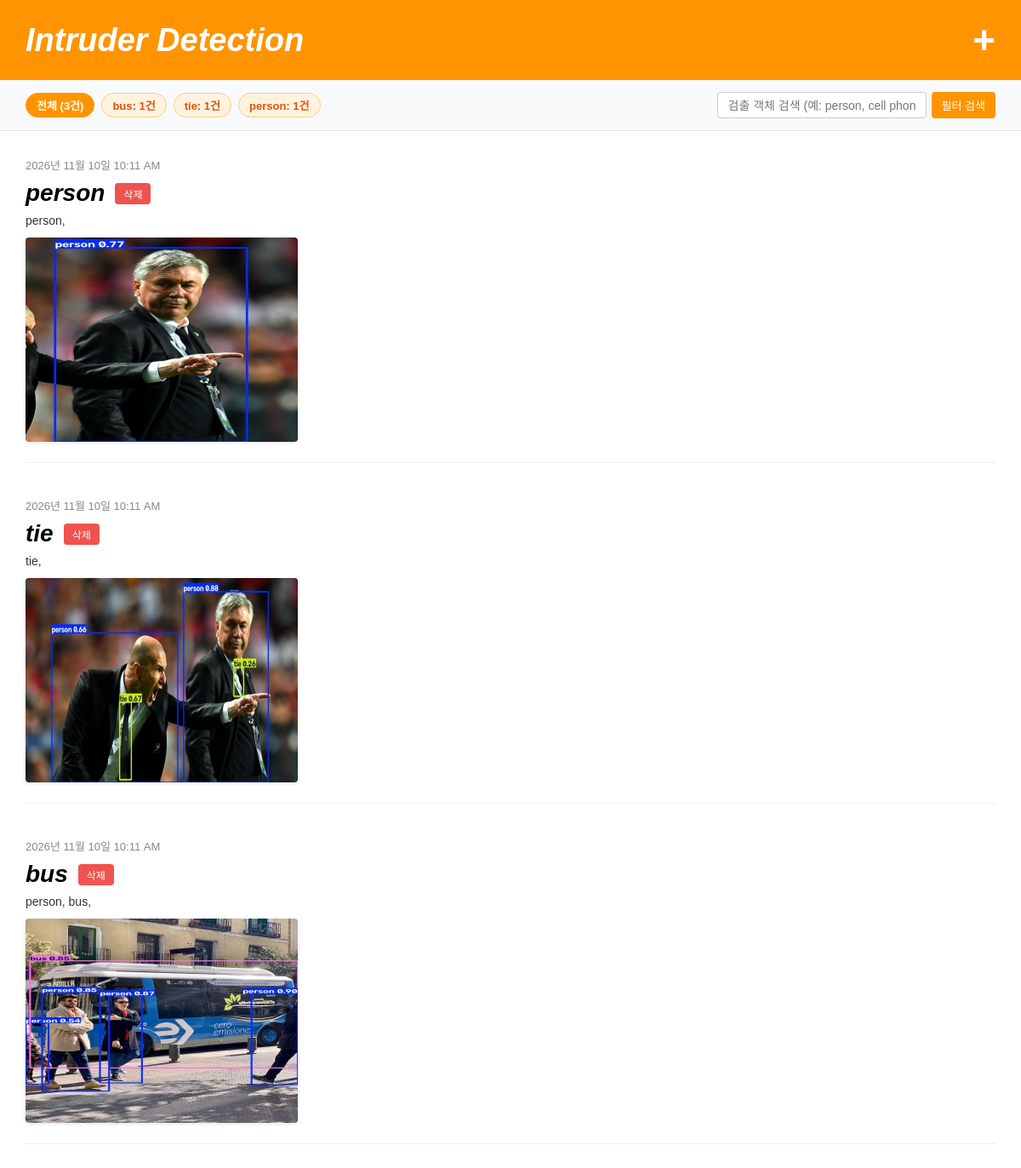
The page / on the database its author committed.
### blog/models.py (models this page shows, shortened)
class Post(models.Model):
    author = models.ForeignKey(settings.AUTH_USER_MODEL, on_delete=models.CASCADE, blank=True, null=True)
    title = models.CharField(max_length=200)
    text = models.TextField()
    image = models.ImageField(upload_to='intruder_image/%Y/%m/%d/', blank=True, null=True) # 이미지 필드
    created_date = models.DateTimeField(default=timezone.now)
    published_date = models.DateTimeField(blank=True, null=True)

### blog/views.py (the view)
# urls.py: path('', views.post_list, name='post_list'),
def post_list(request):
    query = request.GET.get('q', '').strip()
    posts = Post.objects.all().order_by('-created_date')
    if query:
        posts = posts.filter(Q(title__icontains=query) | Q(text__icontains=query))
    all_posts = Post.objects.all()
    class_counts = {}
    for p in all_posts:
        if p.title:
            class_counts[p.title] = class_counts.get(p.title, 0) + 1
    return render(request, 'blog/post_list.html', {
        'posts': posts,
        'query': query,
        'total_count': all_posts.count(),
        'filtered_count': posts.count(),
        'class_counts': class_counts,
    })

### blog/templates/blog/post_list.html (shortened to what this page needs)
<!DOCTYPE html>
<html>
<head>
</head>
<body>
    <header class="page-header">
        <h1>Intruder Detection</h1>
        <a href="/api_root/Post/" class="plus-icon" title="API Root 이동">+</a>
    </header>
    <div class="toolbar">
        <div class="stats-badges">
            <a href="/" class="badge {% if not query %}active{% endif %}">전체 ({{ total_count }}건)</a>
            {% for cls_name, cnt in class_counts.items %}
                <a href="/?q={{ cls_name }}" class="badge {% if query == cls_name %}active{% endif %}">{{ cls_name }}: {{ cnt }}건</a>
            {% endfor %}
        </div>
        <form method="get" action="/" class="search-form">
            <input type="text" name="q" value="{{ query }}" placeholder="검출 객체 검색 (예: person, cell phone)">
            <button type="submit">필터 검색</button>
        </form>
    </div>
    <div class="content">
        {% for post in posts %}
            <div class="post">
                <div class="date">{{ post.created_date|date:"Y년 n월 j일 g:i A" }}</div>
                <div class="post-header-row">
                    <h2>{{ post.title }}</h2>
                    <form method="post" action="{% url 'post_delete' post.pk %}" style="margin:0;">
                        <button type="submit" class="delete-btn">삭제</button>
                    </form>
                </div>
                <p>{{ post.text }}</p>
                {% if post.image %}
                    <img src="{{ post.image.url }}" alt="{{ post.title }}">
                {% endif %}
            </div>
        {% empty %}
            <p style="color:#888;">검출된 이미지가 없습니다.</p>
        {% endfor %}
    </div>
</body>
</html>

### blog/templates/blog/post_list.html (style rules this page uses)
body { margin: 0; font-family: 'Malgun Gothic', sans-serif; background-color: #fff; }
.page-header { background-color: #ff9400; padding: 20px 30px; color: white; display: flex; justify-content: space-between; align-items: center; }
.page-header h1 { margin: 0; font-size: 38px; font-style: italic; font-weight: bold; font-family: 'Comic Sans MS', 'Trebuchet MS', cursive, sans-serif; }
.page-header .plus-icon { font-size: 46px; font-weight: bold; color: white; text-decoration: none; }
.toolbar { background-color: #f8f9fa; border-bottom: 1px solid #e0e0e0; padding: 14px 30px; display: flex; flex-wrap: wrap; gap: 12px; align-items: center; justify-content: space-between; }
.stats-badges { display: flex; flex-wrap: wrap; gap: 8px; align-items: center; }
.badge { background: #fff3e0; color: #e65100; border: 1px solid #ffcc80; border-radius: 16px; padding: 4px 12px; font-size: 13px; font-weight: bold; text-decoration: none; }
.badge.active { background: #ff9400; color: #fff; border-color: #ff9400; }
.search-form { display: flex; gap: 6px; }
.search-form input[type="text"] { padding: 6px 12px; border: 1px solid #ccc; border-radius: 4px; font-size: 14px; width: 220px; }
.search-form button, .search-form a.reset-btn { padding: 6px 12px; background-color: #ff9400; color: white; border: none; border-radius: 4px; font-size: 13px; cursor: pointer; text-decoration: none; }
.content { padding: 30px; }
.post { margin-bottom: 40px; border-bottom: 1px solid #eee; padding-bottom: 24px; position: relative; }
.post .date { color: #888; font-size: 13px; margin-bottom: 8px; }
.post-header-row { display: flex; align-items: center; gap: 12px; margin-bottom: 8px; }
.post h2 { margin: 0; font-size: 28px; font-weight: bold; font-style: italic; color: #000; font-family: 'Comic Sans MS', 'Trebuchet MS', sans-serif; }
.post p { margin: 4px 0 12px 0; color: #333; font-size: 14px; }
.post img { max-width: 360px; height: auto; border-radius: 4px; margin-top: 6px; display: block; box-shadow: 0 1px 4px rgba(0,0,0,0.12); }
.delete-btn { background-color: #ef5350; color: white; border: none; border-radius: 4px; padding: 4px 10px; font-size: 12px; cursor: pointer; }

### rows shown on the page
Post: class_counts "bus", created_date "2026년 11월 10일 10:11 AM", title "bus", text "person, bus,", image (picture)
Post: class_counts "tie", created_date "2026년 11월 10일 10:11 AM", title "tie", text "tie,", image (picture)
Post: class_counts "person", created_date "2026년 11월 10일 10:11 AM", title "person", text "person,", image (picture)

### other values the page prints
{{ total_count }} "3"
{{ cnt }} "1" "1" "1"
